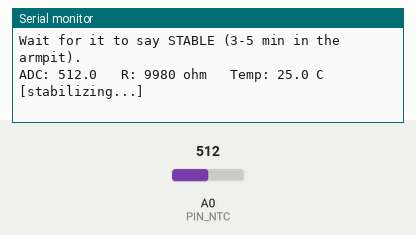
Simulated run of this sketch. Board: Arduino Uno, built with avr-gcc and run on an emulated ATmega328P. Parts: the last lines printed to the serial monitor. The inputs (shaded band) are chosen by the test bench; at power-on: A0 (PIN_NTC) = 512.

Above: at 1.8 s.
1.9 s: A0 (PIN_NTC) set to 6
At 2.5 s:
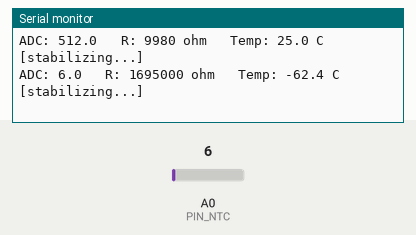
3.4 s: A0 (PIN_NTC) set to 3
At 4.9 s:
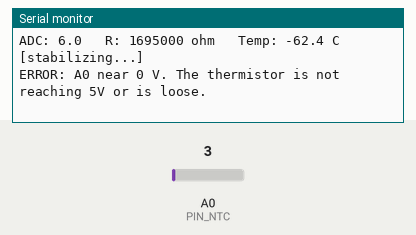

The sketch:

thermistor_test.ino
```cpp
// 10k NTC thermistor test (body temperature)
// No libraries needed. Serial Monitor at 115200 baud.
//
// Wiring:
//   5V -> thermistor -> A0 -> 10k resistor -> GND
//   (the thermistor has no polarity)

const byte  PIN_NTC = A0;
const float R_FIXED = 10000.0;   // 10k resistor

// Steinhart-Hart coefficients of the kit's thermistor (Elegoo tutorial)
const float SH_A = 0.001129148;
const float SH_B = 0.000234125;
const float SH_C = 0.0000000876741;

// Calibration: put (thermometer temperature) - (measured temperature) here
const float CAL_OFFSET_C = 0.0;

const byte N_SAMPLES = 20;          // average of 20 readings per measurement
const unsigned long PERIOD_MS = 1000;

// Stability: less than 0.2 C variation over the last 30 s
const byte WINDOW_S = 30;
float history[WINDOW_S];
byte idxHist = 0, nHist = 0;

unsigned long lastMs = 0;

float readAdcAverage() {
  long sum = 0;
  for (byte i = 0; i < N_SAMPLES; i++) {
    sum += analogRead(PIN_NTC);
    delay(5);
  }
  return sum / (float)N_SAMPLES;
}

void setup() {
  Serial.begin(115200);
  Serial.println(F("Thermistor test. Hold it between your fingers or in your armpit."));
  Serial.println(F("Wait for it to say STABLE (3-5 min in the armpit)."));
}

void loop() {
  if (millis() - lastMs < PERIOD_MS) return;
  lastMs = millis();

  float adc = readAdcAverage();

  if (adc < 5) {
    Serial.println(F("ERROR: A0 near 0 V. The thermistor is not reaching 5V or is loose."));
    return;
  }
  if (adc > 1018) {
    Serial.println(F("ERROR: A0 near 5 V. The 10k resistor is not reaching GND or is loose."));
    return;
  }

  float rNtc = R_FIXED * (1023.0 / adc - 1.0);
  float lnR  = log(rNtc);
  float tK   = 1.0 / (SH_A + SH_B * lnR + SH_C * lnR * lnR * lnR);
  float tC   = tK - 273.15 + CAL_OFFSET_C;

  history[idxHist] = tC;
  idxHist = (idxHist + 1) % WINDOW_S;
  if (nHist < WINDOW_S) nHist++;

  float mn = tC, mx = tC;
  for (byte i = 0; i < nHist; i++) {
    if (history[i] < mn) mn = history[i];
    if (history[i] > mx) mx = history[i];
  }
  bool stable = (nHist == WINDOW_S) && (mx - mn < 0.2);

  Serial.print(F("ADC: "));
  Serial.print(adc, 1);
  Serial.print(F("   R: "));
  Serial.print(rNtc, 0);
  Serial.print(F(" ohm   Temp: "));
  Serial.print(tC, 1);
  Serial.println(stable ? F(" C   [STABLE]") : F(" C   [stabilizing...]"));

  if (stable) {
    // Same field as in the telemetry JSON of the doc
    Serial.print(F("{\"body_temp_c\":"));
    Serial.print(tC, 1);
    Serial.println(F("}"));
  }
}
```

Measured:
- the behaviour switches between 5 and 4 on A0 (PIN_NTC) (found by bisection; images 1 and 2)
- after the input at 1.9 s, the serial monitor: prints a new line after 0.20 s (image 1)
- after the input at 3.4 s, the serial monitor: prints a new line after 0.70 s (image 2)
